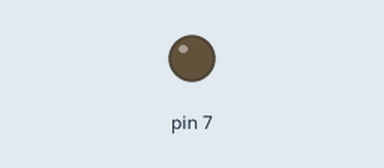
Simulated run of this sketch. Board: Arduino Uno, built with avr-gcc and run on an emulated ATmega328P. Shown: output pins drawn as LEDs (lit = HIGH). No radio packets arrive unless stated.

Above: at 0.3 s.
Timing chart, 0 to 1.8 s (numbered marks = the images above):
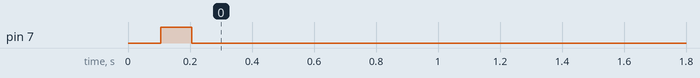

Measured:
- by itself, pin 7: LOW → HIGH at 0.11 s, → LOW 0.10 s later

The sketch:

Sensor_6.ino
```cpp
#include <SPI.h>
#include <JeeLib.h>
#include "nRF24L01.h"
#include "RF24.h"
#include "printf.h"
#include <string.h>
#include <dht.h>
#include <SFE_BMP180.h>
#include <Wire.h>

int tFlag = 0;
int hFlag = 0;
int pFlag = 0;
int mFlag = 1;

uint16_t Sensor = 6;

RF24 radio(9,10);

dht DHT;
#define DHT22_PIN 8

SFE_BMP180 pressure;
#define ALTITUDE 166.0

int flags = 0;

ISR(WDT_vect) { Sleepy::watchdogEvent(); }

struct Data {
  uint16_t    level;
  uint16_t    sensor;
  uint16_t    flags;
  uint16_t    trash;
  float       temperature;
  float       humidity;
  float       pressure;
  float       moisture;
} data;

void initRadio(){
  radio.begin();
  radio.setAutoAck(1);
  radio.enableAckPayload();
  radio.setRetries(15,15);
  radio.setPayloadSize(24);
  radio.openWritingPipe(0x16f312b714);
  radio.openReadingPipe(1,0x16f312b713);
  radio.setDataRate(RF24_250KBPS);
  radio.stopListening();
  //radio.printDetails();
}

float getPressure(){
  double T, P, p0, a;
  char status;

  status = pressure.startTemperature();
  if (status != 0)
  {
    delay(status);
    status = pressure.getTemperature(T);
    if (status != 0)
    {
      status = pressure.startPressure(3);
      if (status != 0)
      {
        delay(status);
        status = pressure.getPressure(P,T);
        if (1)
        {
          p0 = pressure.sealevel(P,ALTITUDE);
          return(float(p0*0.0295333727));
        }
      }
    }
  }
}

float getMoisture(){
  float moisture;

  digitalWrite(7, HIGH);
  delay(100);
  moisture = float(analogRead(0)/10.23);
  digitalWrite(7, LOW);
  return(moisture);
}

void sendData(){
  int pause = 10;                         // Short pause between retries

  radio.setPALevel(RF24_PA_MIN);
  if (!radio.write( &data, sizeof(Data) )){
    delay(pause);
    radio.setPALevel(RF24_PA_LOW);
    data.level = 1;
    if (!radio.write( &data, sizeof(Data) )){
      delay(pause);
      radio.setPALevel(RF24_PA_HIGH);
      data.level = 2;
      if (!radio.write( &data, sizeof(Data) )){
        delay(pause);
        radio.setPALevel(RF24_PA_MAX);
        data.level = 3;
        if (!radio.write( &data, sizeof(Data) )){
          //Serial.println(F("failed"));
        }
        //else Serial.println(F("Power Level: Max"));
      }
      //else Serial.println(F("Power Level: High"));
    }
    //else Serial.println(F("Power Level: Low"));
  }
  //else Serial.println(F("Power Level: Min"));
}

void setup(){

  //Serial.begin(115200);
  //printf_begin();
  if (tFlag) flags = 1;
  if (hFlag) flags += 2;
  if (pFlag) {
    flags += 4;
    pressure.begin();
  }
  if (mFlag) {
    flags += 8;
    pinMode(7, OUTPUT);
  }
  initRadio();
}

void loop(void) {
  byte gotByte;

  radio.powerUp();
  data.level = 0;
  data.sensor = Sensor;
  data.temperature=0.0;
  data.humidity=0.0;
  data.pressure=0.0;
  data.moisture=0.0;
  delay(100);

  if ((tFlag) or (hFlag)) int chk = DHT.read22(DHT22_PIN);

  if (tFlag) data.temperature = DHT.temperature;

  if (hFlag) data.humidity = DHT.humidity;

  if (pFlag) data.pressure = getPressure();

  if (mFlag) data.moisture = getMoisture();

  data.flags = flags;

  sendData();

  if(!radio.available()){
  }else{
    while(radio.available() ){
      unsigned long tim = micros();
      radio.read( &gotByte, 1 );
    }
  }

  radio.powerDown();
  delay(1000);
  Sleepy::loseSomeTime(55000);
  Sleepy::loseSomeTime(60000);
  Sleepy::loseSomeTime(60000);
  Sleepy::loseSomeTime(60000);
  Sleepy::loseSomeTime(60000);
  Sleepy::loseSomeTime(60000);
  Sleepy::loseSomeTime(60000);
  Sleepy::loseSomeTime(60000);
  Sleepy::loseSomeTime(60000);
  Sleepy::loseSomeTime(60000);
}
```
